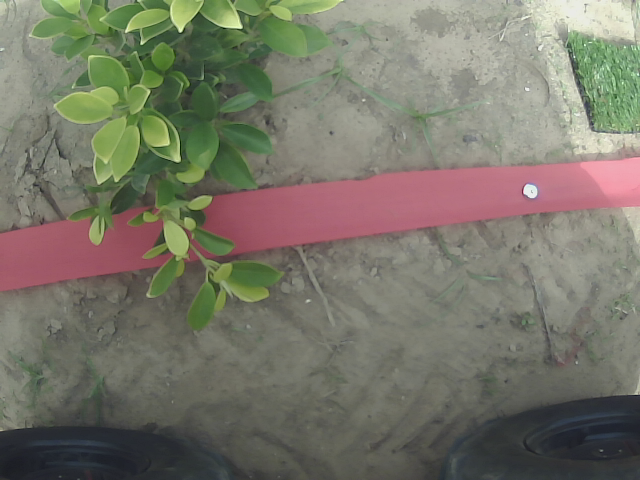
%> input picture weed_detection/image.png, 640 x 480 px
$ octave --eval "result = Tyre(imread('image.png'));"   (GNU Octave 9; MATLAB toolbox functions it lacks are replaced by stand-ins)
%> lines starting %> are read from the running program, lines starting %| are printed output that depends on the picture; in (x1, y1, x2, y2) boxes, pixels count from 0 and x2, y2 are one past the last pixel; in counts of white or black regions, pixels touching at a corner belong together; the program's own positions count from 1
function [BW,maskedRGBImage, firstBrightPixelColumn] = Tyre(RGB)
%createMask  Threshold RGB image using auto-generated code from colorThresholder app.
%  [BW,MASKEDRGBIMAGE] = createMask(RGB) thresholds image RGB using
%  auto-generated code from the colorThresholder app. The colorspace and
%  range for each channel of the colorspace were set within the app. The
%  segmentation mask is returned in BW, and a composite of the mask and
%  original RGB images is returned in maskedRGBImage.

% Auto-generated by colorThresholder app on 28-Jul-2023
%------------------------------------------------------


% Convert RGB image to chosen color space
%I = rgb2lab(RGB);
 I = imresize(rgb2lab(RGB),[300,300]);
%> I: size 300x300x3 double; mean of channels 1, 2, 3 49.3, -1.8, 8.1
distance_from_right= 0
firstBrightPixelColumn = 0
% Define thresholds for channel 1 based on histogram settings
channel1Min = 12.131;
channel1Max = 32.858;

% Define thresholds for channel 2 based on histogram settings
channel2Min = -9.532;
channel2Max = 37.909;

% Define thresholds for channel 3 based on histogram settings
channel3Min = -18.510;
channel3Max = 1.959;

% Create mask based on chosen histogram thresholds
sliderBW = (I(:,:,1) >= channel1Min ) & (I(:,:,1) <= channel1Max) & ...
    (I(:,:,2) >= channel2Min ) & (I(:,:,2) <= channel2Max) & ...
    (I(:,:,3) >= channel3Min ) & (I(:,:,3) <= channel3Max);
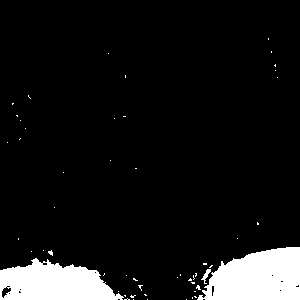
%> sliderBW: size 300x300 logical; 8.8% white; 53 white regions (50 under 20 px), largest, box (x1, y1, x2, y2) and area: (197, 247, 300, 300) 4108, (0, 258, 124, 300) 3595, (201, 269, 211, 284) 54
BW = sliderBW;
% Perform dilation on the binary mask
    se_dilation = strel('disk', 8); % Adjust the disk size as needed
    BW = imdilate(BW, se_dilation);
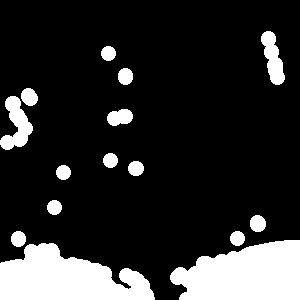
%> BW: size 300x300 logical; 17.6% white; 15 white regions, largest, box (x1, y1, x2, y2) and area: (170, 240, 300, 300) 6002, (0, 243, 155, 300) 5916, (0, 96, 33, 150) 921

    % Perform erosion on the dilated mask
    se_erosion = strel('disk', 2); % Adjust the disk size as needed
    BW = imerode(BW, se_erosion);
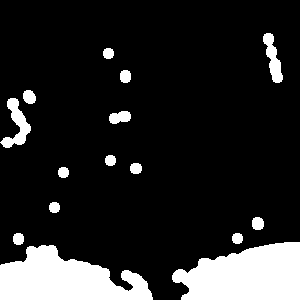
%> BW: size 300x300 logical; 15.1% white; 15 white regions, largest, box (x1, y1, x2, y2) and area: (172, 242, 300, 300) 5659, (0, 245, 153, 300) 5465, (0, 98, 31, 148) 639
% Initialize output masked image based on input image.
maskedRGBImage = RGB;
%> maskedRGBImage is the input picture: size 480x640x3 uint8; mean R, G, B 119.8, 118.1, 104.1

% Set background pixels where BW is false to zero.
maskedRGBImage(repmat(~BW,[1 1 3])) = 0;
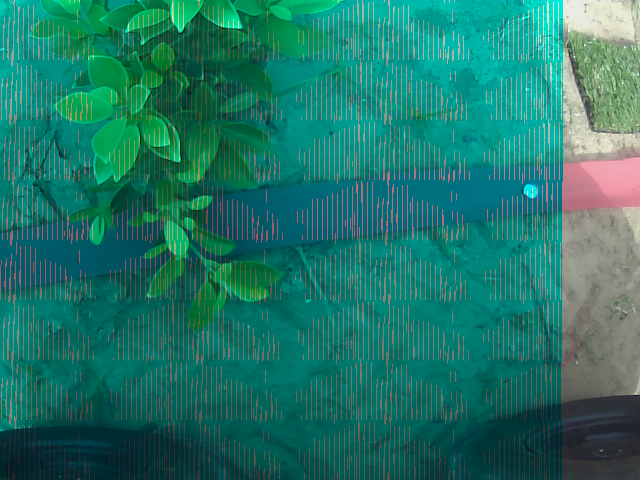
%> maskedRGBImage: size 480x640x3 uint8; mean R, G, B 31.9, 118.1, 104.1
% Count the number of white blobs (connected components) in the eroded mask
    labeled_mask = bwlabel(BW);
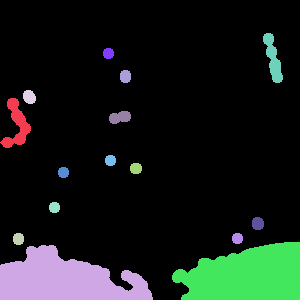
%> labeled_mask: size 300x300 double; 16 distinct labels, from 0 to 15; one colour per label, 0 black

    % Find the properties of connected components
    blob_props = regionprops(labeled_mask, 'Area');
%> blob_props = 15 regions; largest, Area: 5659, 5465, 639, 493, 216

    % Find the index of the largest blob based on its area
    [~, idx] = max([blob_props.Area]);
%> idx = 12

    % Get the number of pixels for the largest blob

   % Assuming you have a binary image named 'binaryImage'

try
   largest_blob_pixels = blob_props(idx).Area;
%> largest_blob_pixels = 5659
catch exception
    largest_blob_pixels = 1;
end
 if (largest_blob_pixels > 1)
cc = bwconncomp(BW);
%> cc = 15 connected components

% Get the properties of the connected components
props = regionprops(cc, 'Area', 'PixelIdxList');
%> props has the same summary as blob_props

% Initialize a binary image to retain only the largest blob
largestBlobImage = false(size(BW));

% Find the largest connected component (blob) based on area
[~, idx] = max([props.Area]);

% Set the pixels of the largest blob to 1 in the new binary image
largestBlobImage(cc.PixelIdxList{idx}) = true;
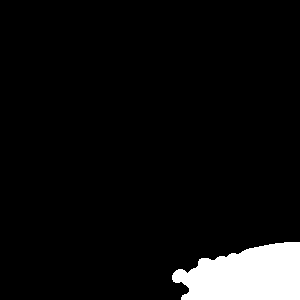
%> largestBlobImage: size 300x300 logical; 6.3% white; 1 white region, box (x1, y1, x2, y2) and area: (172, 242, 300, 300) 5659
BW=largestBlobImage;


 end

    if (largest_blob_pixels > 600)
% Assuming you have a binary image named 'binaryImage'

% Find the size of the binary image
[rows, columns] = size(BW);
%> rows = 300; columns = 300

%disp(columns)

% Initialize the column value of the first bright pixel from the right
firstBrightPixelColumn = -1;
counter = 0

for col = 1:columns
    % Check if there are any white pixels (value 1) in the current column
    if any(BW(:, col) == 1)
        % Store the index of the first column with white pixels
        firstBrightPixelColumn = col;
        %counter = counter +1
        break; % Stop the loop as we found the first bright column
    end
end
%> after the loop, firstBrightPixelColumn = 173

% [7 lines of commented-out code are left out]

    end

$ run again, on weed_detection/no_red.png
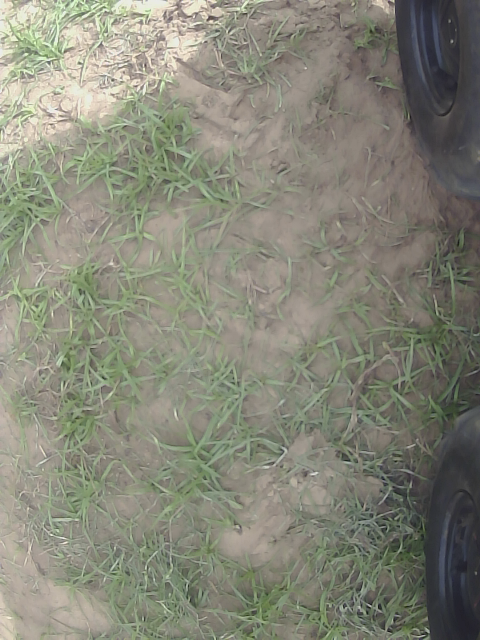
%> input picture weed_detection/no_red.png, 480 x 640 px
%> I: size 300x300x3 double; mean of channels 1, 2, 3 55.2, -2.9, 7.6
%> sliderBW: size 300x300 logical; 7.7% white; 100 white regions (93 under 20 px), largest, box (x1, y1, x2, y2) and area: (247, 0, 300, 79) 3260, (253, 197, 300, 300) 3218, (290, 92, 300, 108) 74
%> in Tyre, maskedRGBImage is the input picture: size 640x480x3 uint8; mean R, G, B 133.6, 134.2, 119.7
%> in Tyre, `labeled_mask = bwlabel(BW);`:
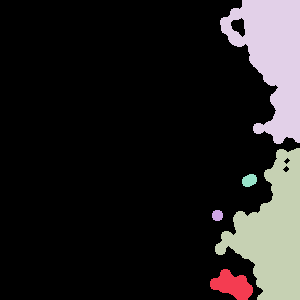
%> labeled_mask: size 300x300 double; 6 distinct labels, from 0 to 5; one colour per label, 0 black
%> blob_props = 5 regions; Area: 6988, 6580, 808, 151, 101
%> idx = 3
%> largest_blob_pixels = 6988
%> cc = 5 connected components
%> props = 5 regions; Area: 6988, 6580, 808, 151, 101
%> in Tyre, `largestBlobImage(cc.PixelIdxList{idx}) = true;`:
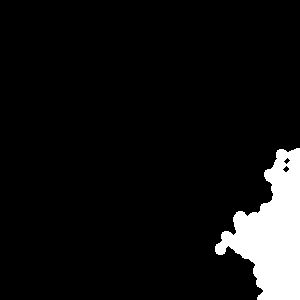
%> largestBlobImage: size 300x300 logical; 7.8% white; 1 white region, box (x1, y1, x2, y2) and area: (215, 148, 300, 300) 6988
%> after the loop in Tyre, `for col = 1:columns`: firstBrightPixelColumn = 216

$ run again, on weed_detection/real_weed.png
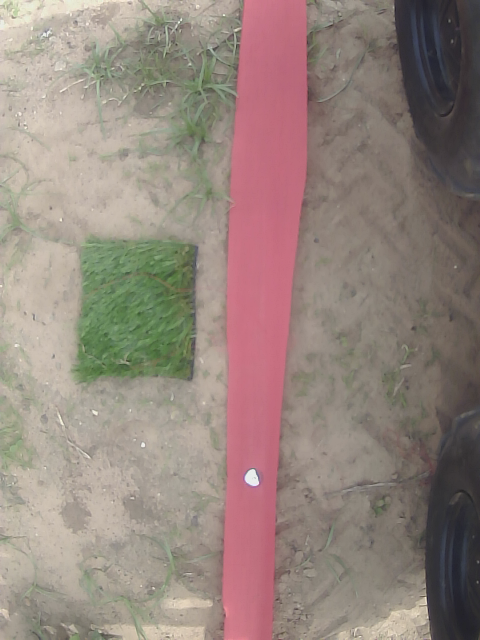
%> input picture weed_detection/real_weed.png, 480 x 640 px
%> I: size 300x300x3 double; mean of channels 1, 2, 3 56.8, 4.5, 6.7
%> sliderBW: size 300x300 logical; 8% white; 15 white regions (11 under 20 px), largest, box (x1, y1, x2, y2) and area: (246, 0, 300, 91) 3840, (263, 183, 300, 300) 3307, (290, 93, 300, 102) 45, (291, 178, 299, 183) 23
%> in Tyre, maskedRGBImage is the input picture: size 640x480x3 uint8; mean R, G, B 149.2, 133.6, 125.5
%> in Tyre, `labeled_mask = bwlabel(BW);`:
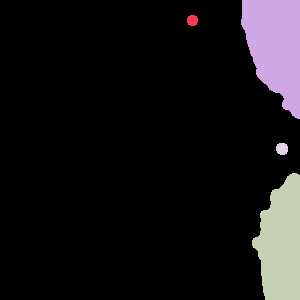
%> labeled_mask: size 300x300 double; 5 distinct labels, from 0 to 4; one colour per label, 0 black
%> blob_props = 4 regions; Area: 4962, 4463, 121, 101
%> idx = 2
%> largest_blob_pixels = 4962
%> cc = 4 connected components
%> props = 4 regions; Area: 4962, 4463, 121, 101
%> in Tyre, `largestBlobImage(cc.PixelIdxList{idx}) = true;`:
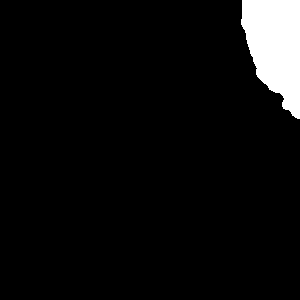
%> largestBlobImage: size 300x300 logical; 5.5% white; 1 white region, box (x1, y1, x2, y2) and area: (241, 0, 300, 119) 4962
%> after the loop in Tyre, `for col = 1:columns`: firstBrightPixelColumn = 242
